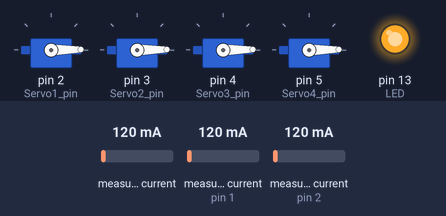
A program run on a simulated Arduino Nano, built with avr-gcc and run on an emulated ATmega328P. Shown: 4 × servo, output pins drawn as LEDs (lit = HIGH). Inputs (shaded band) come from the test bench; at power-on: measured current 120 mA, measured current (sensors on pin 1, pin 2) 120 mA.

Above: at 0.05 s.
At 1.35 s:
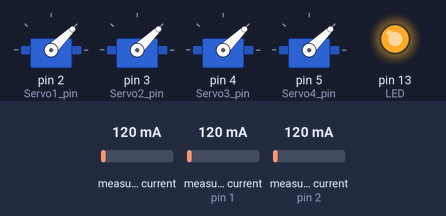
At 2.7 s:
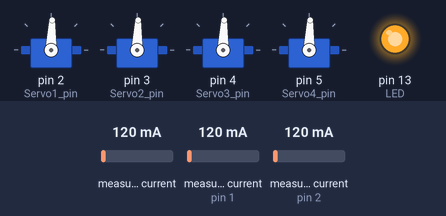
At 5.4 s:
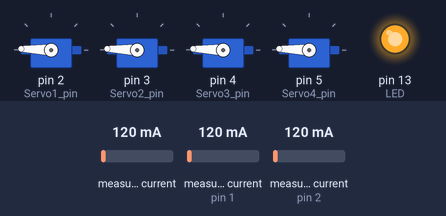
At 8.1 s:
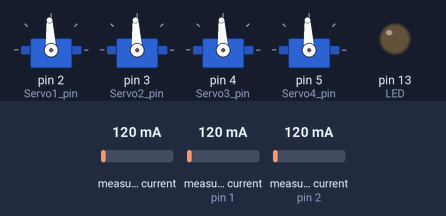
At 10.85 s:
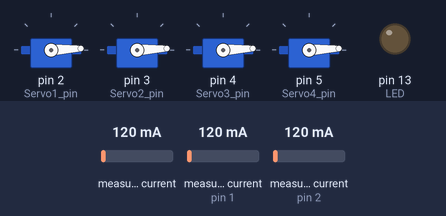
Timing chart, 0 to 14.2 s (numbered marks = the images above):
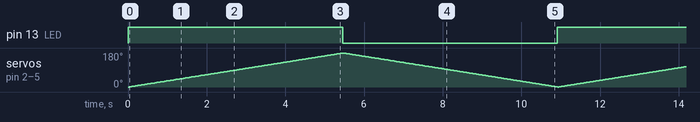

Measured:
- by itself, pin 13 (LED): alternates HIGH for 5.5 s and LOW for 5.5 s

The program:

main.cpp
```cpp
#include <Arduino.h>
#include <Servo.h>
#include <Adafruit_INA219.h>
#include <Wire.h>

// ---------------- Pin Definitions -------------------- //
#define LED 13
#define Servo1_pin 2
#define Servo2_pin 3
#define Servo3_pin 4
#define Servo4_pin 5

#define Pressure_voltage A0


// ---------------- Objects -------------------- //
Adafruit_INA219 ina219_Servo1;
Adafruit_INA219 ina219_Servo2(0x41);
Adafruit_INA219 ina219_Servo3(0x42);

Servo servo1;  // create servo1 object to control a servo1
Servo servo2;
Servo servo3;
Servo servo4;

// ---------------- Global variables -------------------- //
float Servo1_current_mA = 0;
float Servo2_current_mA = 0;
float Servo3_current_mA = 0;

int pos = 0;    // variable to store the servo position

void setup() {
  // ----------------
  pinMode(LED, OUTPUT);

  // ---------------- Init servos -------------------- //
  servo1.attach(Servo1_pin, 600, 2400);  // attaches the servo on pin 20
  servo2.attach(Servo2_pin, 600, 2400);  // attaches the servo on pin 21
  servo3.attach(Servo3_pin, 600, 2400);  // attaches the servo on pin 22
  servo4.attach(Servo4_pin, 600, 2400);  // attaches the servo on pin 23

  // ---------------- Init current sensors -------------------- //
  ina219_Servo1.begin();
  ina219_Servo2.begin();
  ina219_Servo3.begin();
}


void loop() {
  digitalWrite(LED, HIGH);

  Servo1_current_mA = ina219_Servo1.getCurrent_mA();
  Servo2_current_mA = ina219_Servo2.getCurrent_mA();
  Servo3_current_mA = ina219_Servo3.getCurrent_mA();

  servo1.write(0);  // tell servo to go to a particular angle
  servo2.write(0);
  servo3.write(0);
  servo4.write(0);
  for(pos = 0; pos < 180; pos += 1)  // goes from 10 degrees to 170 degrees
  {                                  // in steps of 1 degree
    servo1.write(pos);              // tell servo to go to position in variable 'pos'
    servo2.write(pos);
    servo3.write(pos);
    servo4.write(pos);
    delay(30);                       // waits 15ms for the servo to reach the position
  }
  digitalWrite(LED, LOW);

  for(pos = 180; pos>=1; pos-=1)     // goes from 180 degrees to 0 degrees
  {
    servo1.write(pos);              // tell servo to go to position in variable 'pos'
    servo2.write(pos);
    servo3.write(pos);
    servo4.write(pos);
    delay(30);                       // waits 15ms for the servo to reach the position
  }
}
```
